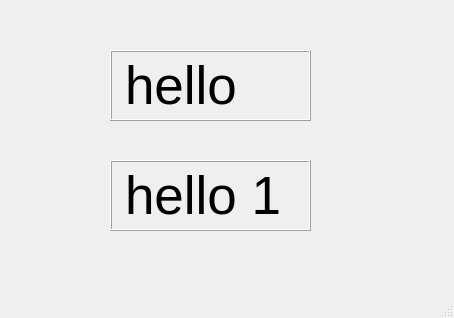
<?xml version="1.0" encoding="UTF-8"?>
<ui version="4.0">
 <class>MainWindow</class>
 <widget class="QMainWindow" name="MainWindow">
  <property name="geometry">
   <rect>
    <x>0</x>
    <y>0</y>
    <width>454</width>
    <height>318</height>
   </rect>
  </property>
  <property name="windowTitle">
   <string>MainWindow</string>
  </property>
  <widget class="QWidget" name="centralwidget">
   <widget class="QLabel" name="label">
    <property name="geometry">
     <rect>
      <x>110</x>
      <y>50</y>
      <width>201</width>
      <height>71</height>
     </rect>
    </property>
    <property name="font">
     <font>
      <pointsize>40</pointsize>
     </font>
    </property>
    <property name="frameShape">
     <enum>QFrame::Box</enum>
    </property>
    <property name="frameShadow">
     <enum>QFrame::Raised</enum>
    </property>
    <property name="text">
     <string>hello</string>
    </property>
   </widget>
   <widget class="QLabel" name="label_2">
    <property name="geometry">
     <rect>
      <x>110</x>
      <y>160</y>
      <width>201</width>
      <height>71</height>
     </rect>
    </property>
    <property name="font">
     <font>
      <pointsize>40</pointsize>
     </font>
    </property>
    <property name="frameShape">
     <enum>QFrame::Box</enum>
    </property>
    <property name="frameShadow">
     <enum>QFrame::Raised</enum>
    </property>
    <property name="text">
     <string>hello 1</string>
    </property>
   </widget>
  </widget>
  <widget class="QMenuBar" name="menubar">
   <property name="geometry">
    <rect>
     <x>0</x>
     <y>0</y>
     <width>454</width>
     <height>22</height>
    </rect>
   </property>
  </widget>
  <widget class="QStatusBar" name="statusbar"/>
 </widget>
 <resources/>
 <connections/>
</ui>
